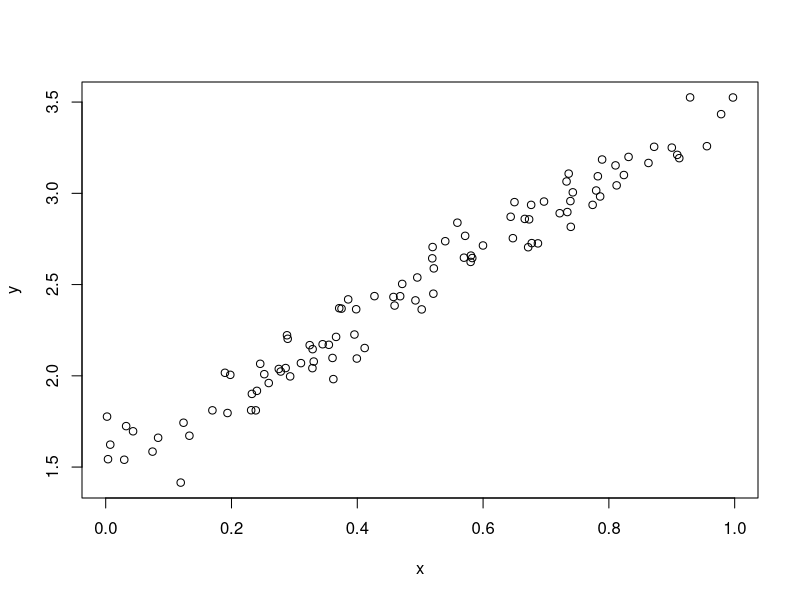

The R script that drew this image:
## ---- chunk 1
options(knitr.table.format = 'markdown')
## ---- chunk 2
x <- runif(100)
y <- 2 * x + 1 + rnorm(100, mean = 0.5, sd = 0.1)
plot(x, y)
## ---- chunk 3
knitr::kable(mtcars[1:10, 1:6], digits = 1)
